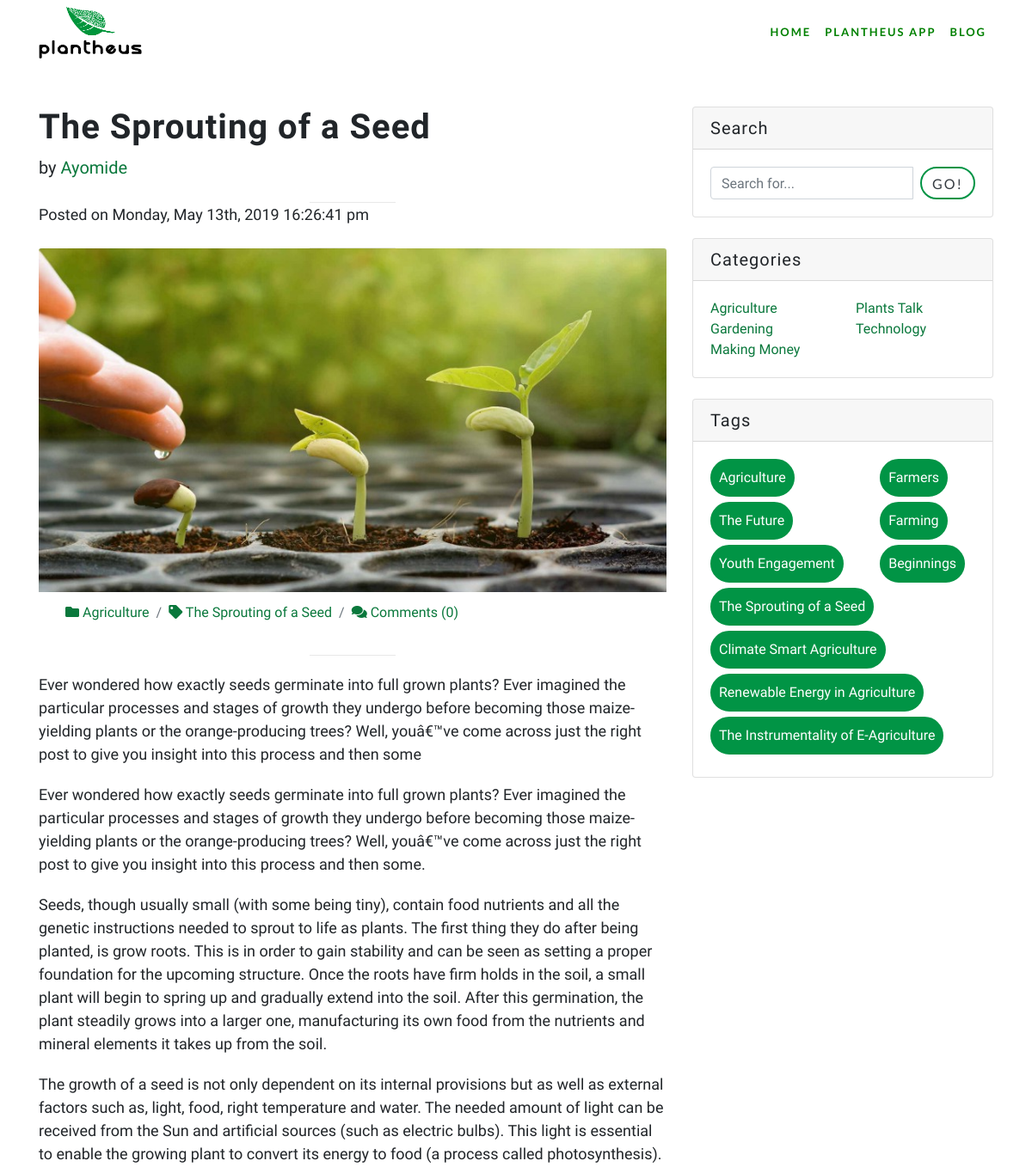
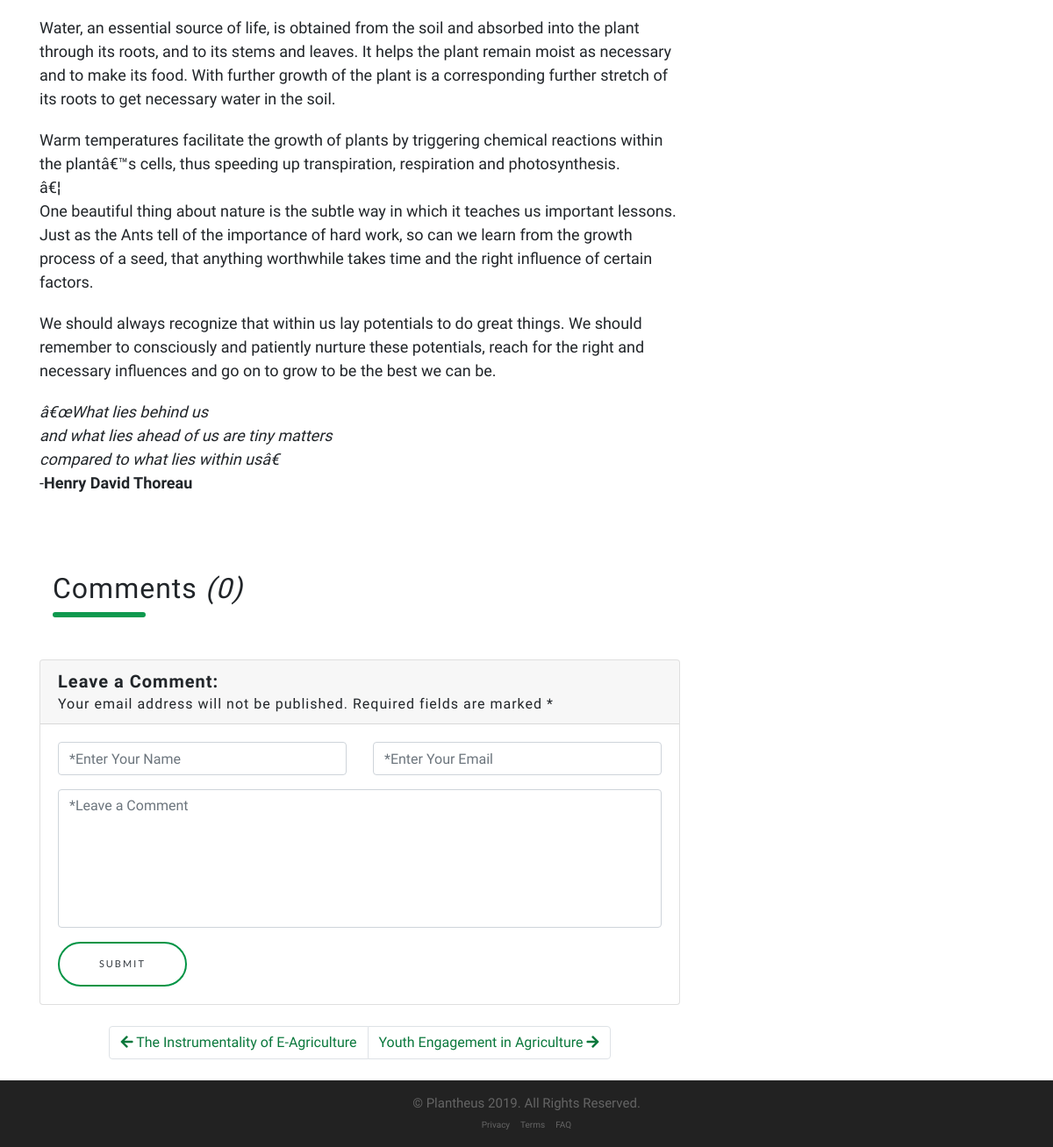
Page /blog/post.php?id=The Sprouting of a Seed on the committed database (2 pictures, top to bottom).
### tables this page shows
CREATE TABLE IF NOT EXISTS `blog_posts` (
  `id` int(11) NOT NULL AUTO_INCREMENT,
  `category` varchar(100) NOT NULL,
  `tag` varchar(100) NOT NULL,
  `author` varchar(50) NOT NULL,
  `postTitle` varchar(225) NOT NULL,
  `postDesc` text NOT NULL,
  `postCont` text NOT NULL,
  `pdf_name` varchar(50) NOT NULL,
  `post_id` int(100) NOT NULL,
  `postDate` varchar(200) NOT NULL,
  `countcomment` varchar(200) NOT NULL,
  PRIMARY KEY (`id`)
);

### blog/post.php (the view, shortened to what this page needs)
<!DOCTYPE html>
<html lang="en">
<head>
  <link href="/plantheus/vendor/bootstrap/css/bootstrap.min.css" rel="stylesheet">
  <link href="/plantheus/vendor/fontawesome-free/css/all.min.css" rel="stylesheet">
  <link href="/plantheus/vendor/simple-line-icons/css/simple-line-icons.css" rel="stylesheet">
  <link href="/plantheus/device-mockups/device-mockups.min.css" rel="stylesheet">
  <link href="/plantheus/css/new-age.min.css" rel="stylesheet">
  <link href="/plantheus/css/blog_style.css" rel="stylesheet" type="text/css">
</head>
<body id="page-top" style="padding-top: 100px">
  <?php include_once 'nav.php';
  include 'conn.php';
    $idd = $_GET['id'];
    $query = mysqli_query($conn, "SELECT * FROM blog_posts WHERE postTitle = '$idd' or id = '$idd' ");
    ?>
  <div class="container">
    <div class="row">
      <div class="col-lg-8">
            <?php
              if ($query->num_rows>0){
               while($rows=$query->fetch_assoc()){
                $idd = $rows['id'];
                $author = $rows['author'];
                $post_id = $rows['post_id'];
                $user_check_query = mysqli_query($conn, "SELECT count(*) as nt FROM blog_comments WHERE post_id = '$post_id' ");
                $count = $user_check_query->fetch_object()->nt;
            ?>
        <h1 class="mt-4 text-bold"><?php echo $rows['postTitle'];?></h1>
        <p class="lead">
          by
          <a href="author.php?author=<?php echo $author ?>"><?php echo $author; ?></a>
        </p>
        <hr>
        <p>Posted on <?php echo $rows['postDate'];?></p>
        <img class="card-img-top d-none d-sm-block d-sm-none d-md-block d-md-none d-lg-block" src="/plantheus/blogpost/pdf/<?php echo $rows['pdf_name'];?>" alt="Plantheus" height="400px">
        <div class="container">
          <nav aria-label="breadcrumb">
            <ol class="breadcrumb justify">
              <li class="breadcrumb-item"><a href="#"><i class="fa fa-folder"></i> <?php echo $rows['category'];?></a></li>
              <li class="breadcrumb-item"><a href="#"><i class="fa fa-tag"></i> <?php echo $rows['tag'];?></a></li>
              <li class="breadcrumb-item"><a href="#"><i class="fa fa-comments"></i> Comments (<?php echo $count; ?>)</a></li>
            </ol>
          </nav>
        </div>
        <hr>
        <p class="lead"><?php echo $rows['postDesc'];?></p>
        <p><?php echo $rows['postCont'];?></p>
              <?php  }   }    ?>
        <div class="a2a_kit a2a_kit_size_32 a2a_default_style">
          <a class="a2a_button_facebook btn"></a>
        </div>
        <div class="container">
          <h2>Comments <i>(<?php echo $count; ?>)</i></h2>
          <hr class="hr-green2">
        </div><br>
        <div class="card my-4">
          <h5 class="card-header text-bold">Leave a Comment:<br>
            <small>Your email address will not be published. Required fields are marked *</small>
          </h5>
          <div class="card-body">
            <form action="comment_post.php" method="POST">
              <div class="row">
                <div class="col-lg-6 form-group">
                  <input type="text" name="commentor_name" class="form-control" placeholder="*Enter Your Name" required="" oninvalid="setCustomValidity('Please Enter Your Name')" oninput="setCustomValidity('')">
                </div>
                <div class="col-lg-6 form-group">
                  <input type="email" name="commentor_email" class="form-control" placeholder="*Enter Your Email" required="" oninvalid="setCustomValidity('Please Enter Your Email Address')" oninput="setCustomValidity('')">
                </div>
              </div>
              <div class="form-group">
                <textarea name="comment_body" class="form-control" rows="6" style="resize: none" placeholder="*Leave a Comment" required="" oninvalid="setCustomValidity('Please type a comment')"  oninput="setCustomValidity('')"></textarea>
              </div>
              <button type="submit" name="submit" class="btn btn-outline btn-xl text-dark get-app">Submit</button>
            </form>
          </div>
        </div>
            <?php
            $query22 = mysqli_query($conn, "SELECT * FROM blog_posts WHERE id = '$idd' - 1 ");
            $query33 = mysqli_query($conn, "SELECT * FROM blog_posts WHERE id = '$idd' + 1 ");
            ?>
        <ul class="pagination justify-content-center mb-4">
          <?php
         if ($query22->num_rows >= "") {
          while($rb1=$query22->fetch_assoc()){
            $prevname = $rb1['postTitle'];?>
          <li class="page-item">
            <a class="page-link" href="post.php?id=<?php echo $prevname;?>" style="color: #0a783c"><i class="fa fa-arrow-left"></i> <?php
            echo $rb1['postTitle'];
            }
           }
           ?></a>
          </li>
           <?php
          if ($query33->num_rows >= "") {
          while($rb=$query33->fetch_assoc()){
            $nextname = $rb['postTitle'];?>
          <li class="page-item">
            <a class="page-link" href="post.php?id=<?php echo $nextname;?>" style="color: #0a783c"><?php echo $rb['postTitle'];?> <i class="fa fa-arrow-right"></i>
              <?php
            }}?></a>
          </li>
        </ul>
      </div>
      <?php include_once 'sidebar.php';?>
    </div>
  </div>
<?php include_once 'footer.php';?>

### css/blog_style.css (style rules this page uses)
.text-bold { font-weight: bold; }
.hr-green2 { border:3px solid #0e994e; border-radius: 4px; margin-left: 0px; margin-top: 0px; }
.get-app { border: 2px solid #019445; }
a { color: #0a783c; text-decoration-line: none!important; }
.breadcrumb { background-color: transparent; border-radius: unset; margin-bottom: 0px; }

### rows in the picture
blog_posts: postTitle "The Sprouting of a Seed", author "Ayomide", postDate "Monday, May 13th, 2019 16:26:41 pm", pdf_name (picture), category "Agriculture", tag "The Sprouting of a Seed", count "0", postDesc "Ever wondered how exactly seeds germinate into full grown plants? Ever imagined the particular processes and stages of growth they undergo before becoming those maize-yielding plants or the orange-producing trees? Well, youâ€™ve come across just the right post to give you insight into this process and then some", postCont "Ever wondered how exactly seeds germinate into full grown plants? Ever imagined the particular processes and stages of growth they undergo before becoming those maize-yielding plants or the orange-producing trees? Well, youâ€™ve come across just the right post to give you insight into this process and then some. Seeds, though usually small (with some being tiny), contain food nutrients and all the genetic instructions needed to sprout to life as plants. The first thing they do after being planted, is grow roots. This is in order to gain stability and can be seen as setting a proper foundation for the upcoming structure. Once the roots have firm holds in the soil, a small plant will begin to…"
blog_posts: postTitle "The Instrumentality of E-Agriculture"
blog_posts: postTitle "Youth Engagement in Agriculture"

### other values in the picture
$count "0"
